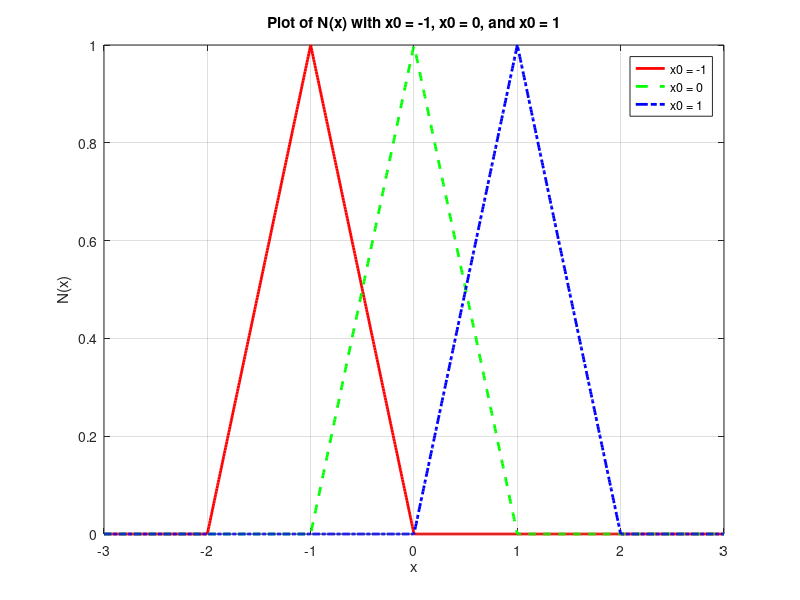

This figure's MATLAB source: (Note: this script raises an error after producing the figure.)
%% on bases for vector spaces of functions
% Define the function N(x)
N = @(x, x0) max(1 - abs(x - x0), 0);

% Set the range for x
x = linspace(-3, 3, 1000);

% Calculate the function values for each x0
N_x0_minus1 = N(x, -1);
N_x0_0 = N(x, 0);
N_x0_1 = N(x, 1);

% Plot the functions
figure;
plot(x, N_x0_minus1, 'r-', 'LineWidth', 2); % red line
hold on;
plot(x, N_x0_0, 'g--', 'LineWidth', 2); % green dashed line
plot(x, N_x0_1, 'b-.', 'LineWidth', 2); % blue dash-dot line
hold off;

% Customize the plot
xlabel('x');
ylabel('N(x)');
title('Plot of N(x) with x0 = -1, x0 = 0, and x0 = 1');
legend('x0 = -1', 'x0 = 0', 'x0 = 1');
set(gca, 'Color', 'w');
grid on;
xlim([-3, 3]);
ylim([0, 1]);

%% 2
coeff_mat = [1/2, 1/2, 0, 1; 0, 1/2, 1/2, 1; 0, 1/4, 3/4, 1; 0, 0, 0, 0];
det(coeff_mat)


%% 3 
% Define the symbolic variable x
syms x;

% Define u_array and w_array
u_array = [x, x^2, x^3, 1];
w_array = [x, x^2, x^3, 1];

% Initialize k_mat as a 4x4 matrix of zeros
k_mat = sym(zeros(4, 4));
F = zeros(4,1);
% Calculate the entries of k_mat using bilinear_functional
for i = 1:length(u_array)
    for j = 1:length(w_array)
        if (i <= 3)
            k_mat(i, j) = cal_bilinear_fun(u_array(j), w_array(i));
        end
    end
end

k_mat(4, 4) = 1;
% Display k_mat
disp(k_mat);
disp(double(k_mat));
F(4) = 1;
u = double( (k_mat)^-1*F );
disp(u);

%%

syms u_x
u_x = u(1) * u_array(1) + u(2) * u_array(2) + u(3) * u_array(3) + u(4) * u_array(4);
u_x_prime = diff(u_x, x);
disp( double( 3 * subs(u_x, x, 1)));
disp( double(  subs(u_x_prime, x, 1)));
disp( double( 3 * subs(u_x, x, 1) - subs(u_x_prime, x, 1)));

%%
% Define the function u(x)
u = @(x) 1 - 1.5436*x + 0.0813*x.^2 + 0.1037*x.^3;

% Define the range of x values
x = linspace(0, 1, 100);

% Compute u(x) for each x value
y = u(x);

% Create a plot of u(x) against x
figure;
plot(x, y);
xlabel('x');
ylabel('u(x)');
title('Plot of u(x) = 1 - 1.5436x + 0.0813x^2 + 0.1037x^3');
grid on;

%% bilinear element 
% Define the range for x and y
x = linspace(-1, 1, 100);
y = linspace(-1, 1, 100);

% Create a grid of points (X, Y) using the x and y vectors
[X, Y] = meshgrid(x, y);

% Compute the function values Z = f(X, Y) for the grid points
Z = 1/4 * (1 - X) .* (1 - Y);

% Plot the surface
surf(X, Y, Z);

% Add labels and a title
xlabel('x');
ylabel('y');
zlabel('f(x, y)');
title('f(x, y) = 1/4 * (1 - x) * (1 - y)');

